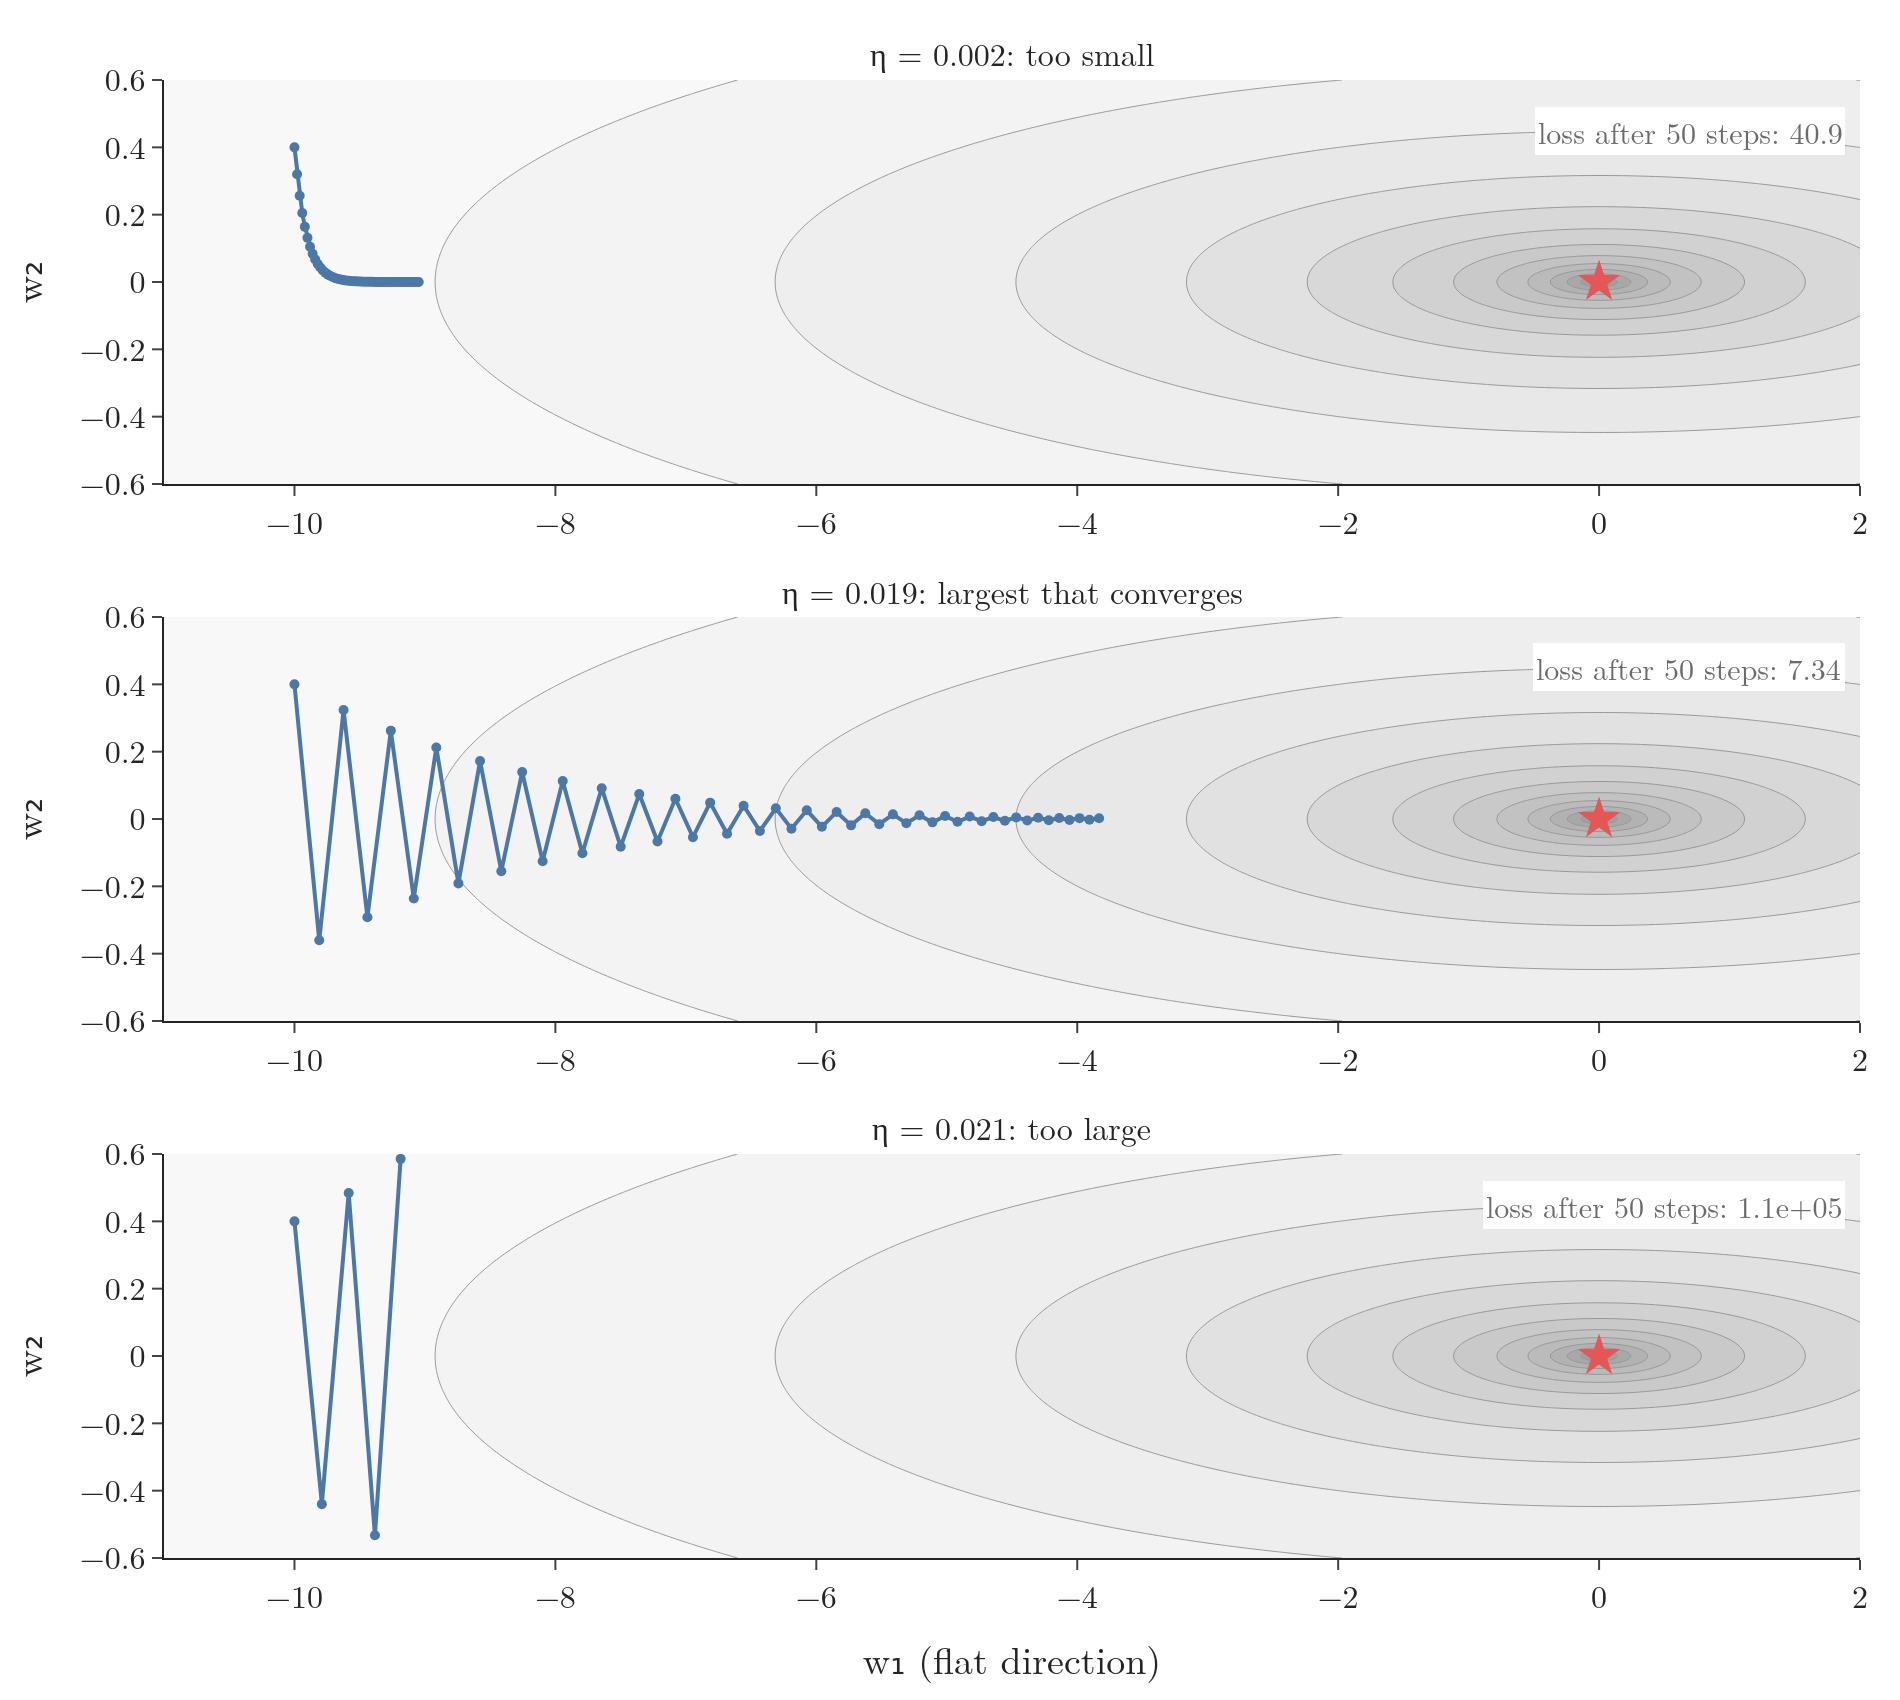

Source code (Python):
"""Plain gradient descent on the narrow valley L = (w1^2 + 100 w2^2)/2 with three learning rates, 50 steps each (Plotly).
The steep direction w2 caps the learning rate; with that rate the flat direction w1 crawls."""
from pathlib import Path
import numpy as np
import plotly.graph_objects as go
from plotly.subplots import make_subplots
from common import BLUE, RED, GREY, FONT

here = Path(__file__).parent
K, START, STEPS = 100, np.array([-10.0, 0.4]), 50
grad = lambda w: np.array([w[0], K * w[1]])


def path(eta):
    w, P = START.copy(), [START.copy()]
    for _ in range(STEPS):
        w = w - eta * grad(w)
        P.append(w.copy())
    return np.array(P)


gx, gy = np.linspace(-11, 2, 200), np.linspace(-0.6, 0.6, 200)
X, Y = np.meshgrid(gx, gy)
Z = 0.5 * (X ** 2 + K * Y ** 2)
titles = ("η = 0.002: too small", "η = 0.019: largest that converges", "η = 0.021: too large")
fig = make_subplots(rows=3, cols=1, subplot_titles=titles, vertical_spacing=0.09)
for row, eta in enumerate((0.002, 0.019, 0.021), start=1):
    P = path(eta)
    fig.add_trace(go.Contour(x=gx, y=gy, z=np.log10(Z + 0.01), colorscale="Greys", reversescale=True, showscale=False,
                             contours=dict(start=-2, end=2.2, size=0.3), line=dict(width=0.5), opacity=0.4), row=row, col=1)
    keep = np.abs(P[:, 1]) < 0.6
    fig.add_trace(go.Scatter(x=P[keep, 0], y=P[keep, 1], mode="lines+markers", line=dict(color=BLUE, width=2),
                             marker=dict(size=5), showlegend=False), row=row, col=1)
    fig.add_trace(go.Scatter(x=[0], y=[0], mode="markers", marker=dict(symbol="star", size=16, color=RED),
                             showlegend=False), row=row, col=1)
    fig.add_annotation(x=1.9, y=0.45, xanchor="right", showarrow=False, font=dict(size=15, color=GREY),
                       bgcolor="white", text=f"loss after 50 steps: {0.5 * (P[-1, 0] ** 2 + K * P[-1, 1] ** 2):,.3g}", row=row, col=1)
fig.update_xaxes(range=[-11, 2], title_text="w₁ (flat direction)", row=3, col=1)
fig.update_yaxes(range=[-0.6, 0.6], title_text="w₂")
fig.update_layout(template="simple_white", width=950, height=850, font=FONT, margin=dict(l=70, r=20, t=40, b=60))
fig.write_image(here / "valley_lr.png", scale=2)
fig.write_image(here / "valley_lr.pdf")
